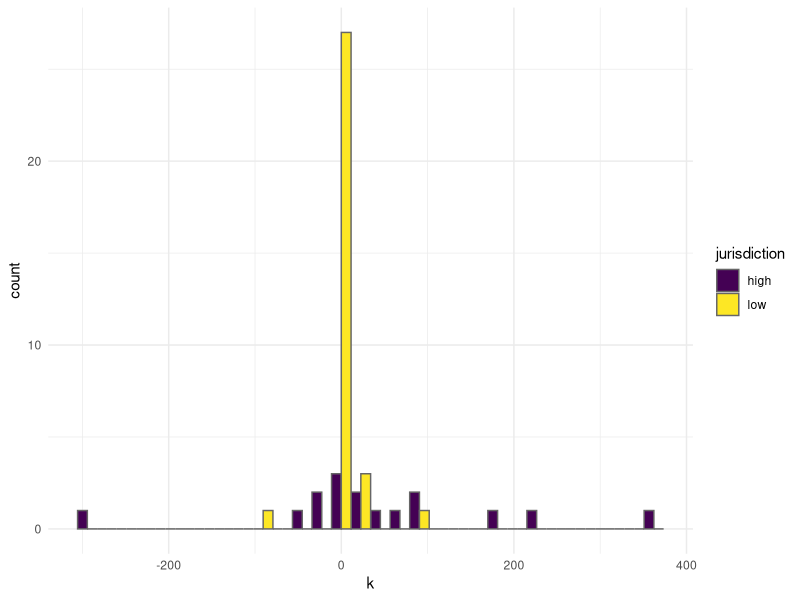
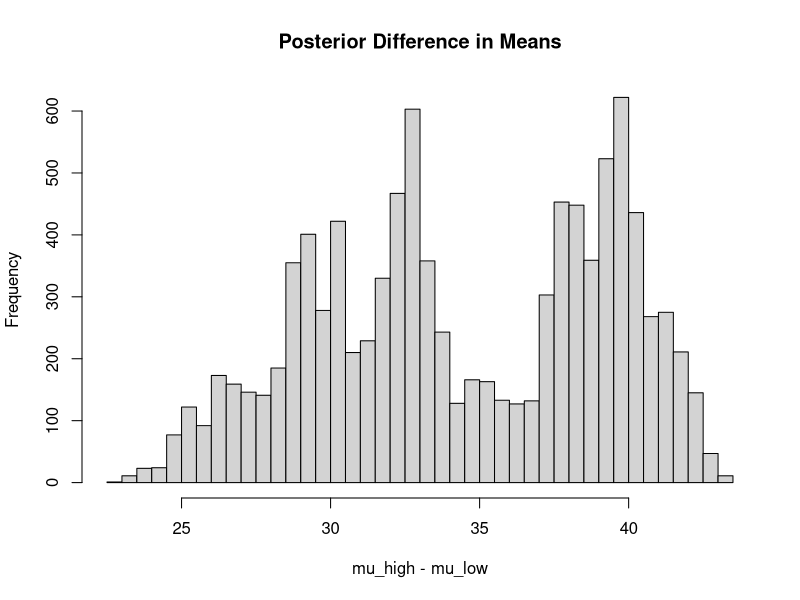

The R script that drew these images, in order:
## ---- chunk 1
library(tidyverse)

data <- read_csv("data/Lyme_Disease_Incidence_Rates_by_State_or_Locality.csv")
# Remove special characters from "State" column
data$State <- str_remove_all(data$State, "[^[:alnum:] ]")
# Put data in long format
data <- data %>% pivot_longer(!State, names_to = "Year", values_to = "Incidence")

jurisdiction_data <- read_csv("data/Lyme_jurisdiction_data.csv") %>%
  rename("State" = "states")

data <- data %>%
  left_join(jurisdiction_data, by="State") %>%
  select(State,Year,Incidence,jurisdiction) %>%
  filter(Incidence > 0)
## ---- chunk 2
# calculate delta_X
data <- data %>%
  group_by(State) %>%
  mutate(X = Incidence) %>%
  mutate(delta_X = X - lag(X)) %>%
  ungroup()

# calculate r_t
data <- data %>%
  group_by(State) %>%
  mutate(r = delta_X / lag(X)) %>%
  ungroup()

# calculate mean rate of incidence change per state, mean_r
mean_rates <- data %>%
  filter(Year >= 2008, Year <= 2021) %>% # filter years for 2008-2021
  group_by(State) %>%
  summarise(mean_r = mean(r, na.rm = TRUE))

# join mean rates back to main data
data <- data %>%
  left_join(mean_rates, by = "State")
## ---- chunk 3
# Calculate X_pred and k
# predicted value for 2022, X_pred
state_data <- data %>%
  group_by(State) %>%
  mutate(X_pred = ifelse(Year == 2022, lag(X) * mean_r, NA)) %>%
  ungroup() %>%
  na.omit()

# difference between predicted value and actual value, k
state_data <- state_data %>%
  mutate(k = (X - X_pred) / X_pred) %>%
  filter(!is.infinite(k), !is.na(k))
## ---- chunk 4
p1 <- ggplot(state_data, aes(x=k, fill = jurisdiction)) +
  geom_histogram(color = "grey40", position="dodge") +
  #facet_wrap(~jurisdiction) +
  theme_minimal() +
  scale_fill_viridis_d()
p1
## ---- chunk 5
low <- state_data %>% filter(jurisdiction == "low")
high <- state_data %>% filter(jurisdiction == "high")
summary(low)
summary(high)

t.test(low$k, mu=0)
## ---- chunk 6
t.test(high$k, mu = 0)
## ---- chunk 7
t.test(k ~ jurisdiction, state_data)
## ---- chunk 8
low_k <- state_data %>% filter(jurisdiction == "low") %>% pull(k)
high_k <- state_data %>% filter(jurisdiction == "high") %>% pull(k)

# Metropolis-Hastings function
mh_sampler <- function(data, n_iter = 10000, proposal_sd = 0.1) {
  # Initialize parameters
  mu_current <- mean(data)  # Start at the sample mean
  samples <- numeric(n_iter)  # Store samples
  sigma <- sd(data)          # Fixed standard deviation (from data)
  
  # Prior: Normal(0, 10^2)
  prior <- function(mu) {
    dnorm(mu, mean = 0, sd = 10, log = TRUE)
  }
  
  # Likelihood: Normal(mu, sigma^2)
  likelihood <- function(mu) {
    sum(dnorm(data, mean = mu, sd = sigma, log = TRUE))
  }
  
  # Posterior: likelihood * prior
  posterior <- function(mu) {
    likelihood(mu) + prior(mu)  # Log-scale
  }
  
  # MCMC Sampling
  for (i in 1:n_iter) {
    # Propose new mu
    mu_proposed <- rnorm(1, mean = mu_current, sd = proposal_sd)
    
    # Acceptance ratio
    R <- exp(posterior(mu_proposed) - posterior(mu_current))
    
    # Accept or reject
    if (runif(1) < R) {
      mu_current <- mu_proposed
    }
    
    # Store the current sample
    samples[i] <- mu_current
  }
  
  return(samples)
}

# Run the sampler for both groups
low_samples <- mh_sampler(low_k, n_iter = 10000)
high_samples <- mh_sampler(high_k, n_iter = 10000)

# Summarize results
summary(low_samples)
summary(high_samples)

# Compute posterior difference
diff_samples <- high_samples - low_samples
summary(diff_samples)

# Plot results
hist(diff_samples, breaks = 30, main = "Posterior Difference in Means", xlab = "mu_high - mu_low")
abline(v = 0, col = "red", lwd = 2)
